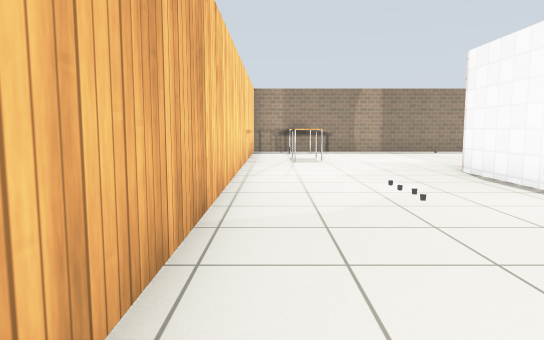
view 1 (above)

14 first-person views from a walk through a robot-simulator world made for Gazebo. The camera is 0.9 m above the floor, tilts 6° down and sees 70° across. The floor is counted in squares, 1 m on a side. Each view is taken from the middle of a square. On the plan, view 1 faces up. The plan holds only what a view shows up to about 13 squares ahead; the rest is blank. Simple patterns stand in for the simulator's built-in surfaces. Simple shapes stand in for some stock models. Some surface patterns are stand-ins.

view 2
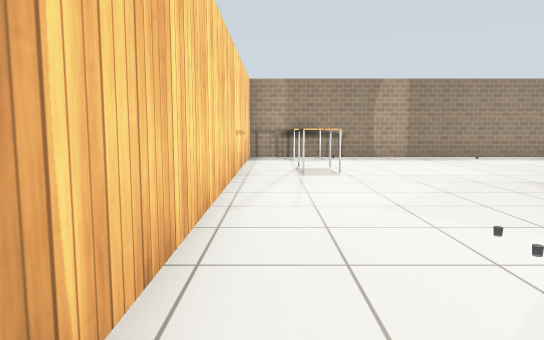

view 3
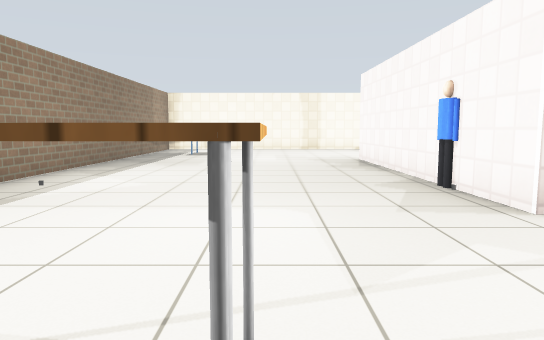

view 4
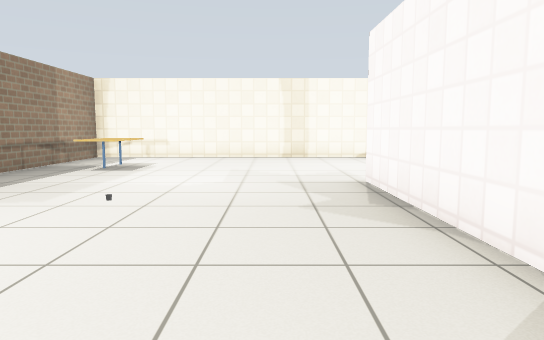

view 5
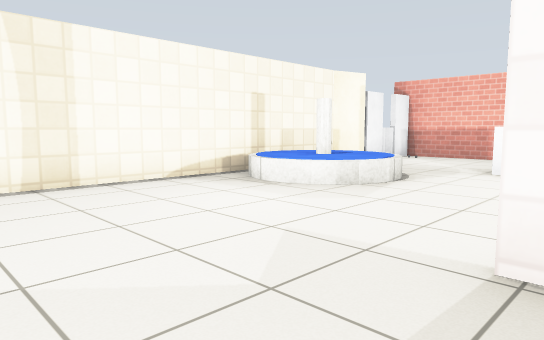

view 6
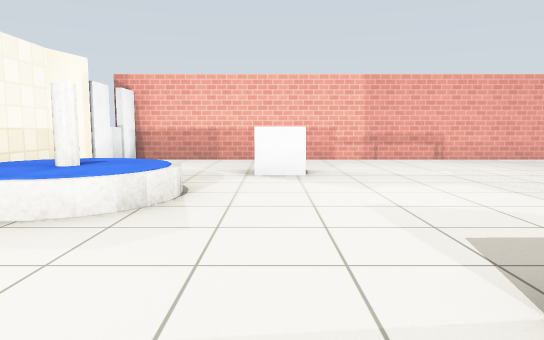

view 7
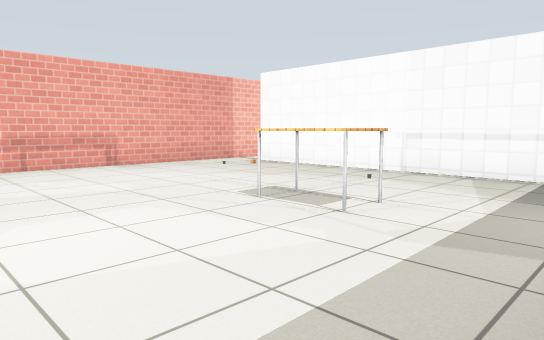

view 8
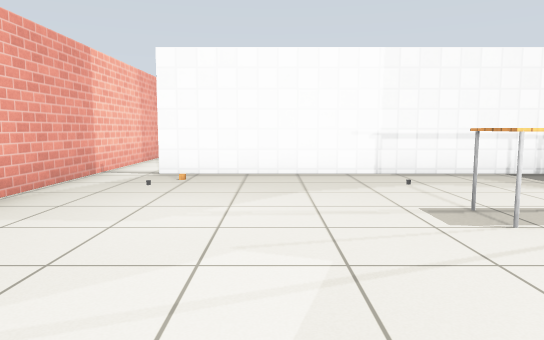

view 9
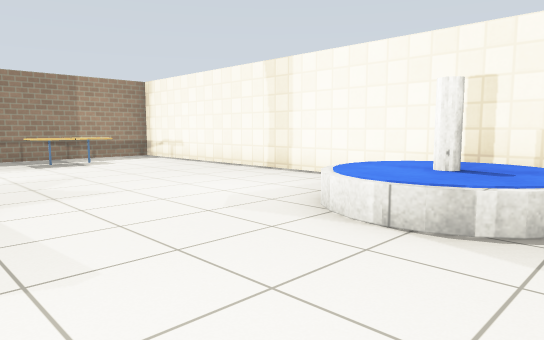

view 10
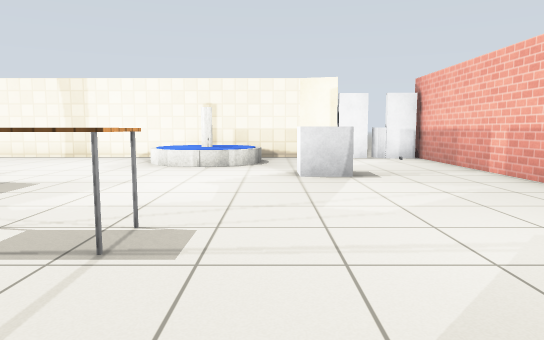

view 11
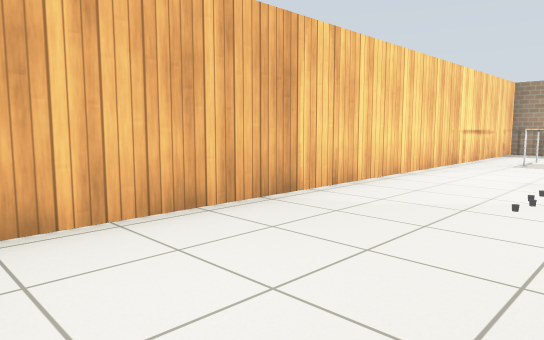

view 12
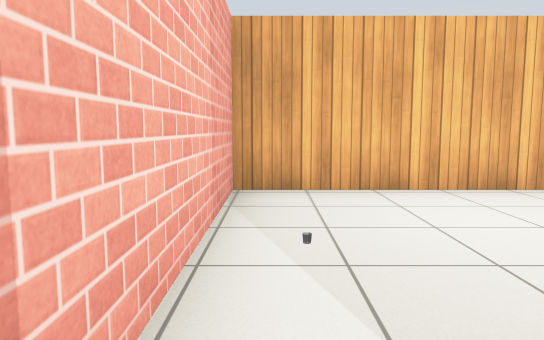

view 13
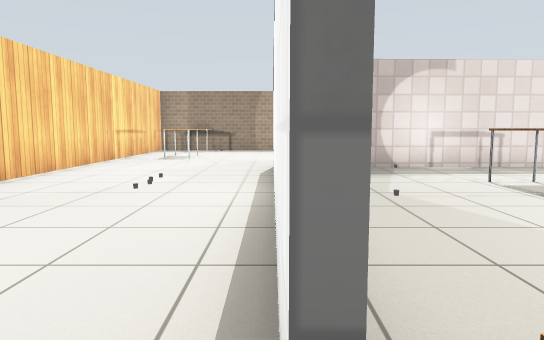

view 14
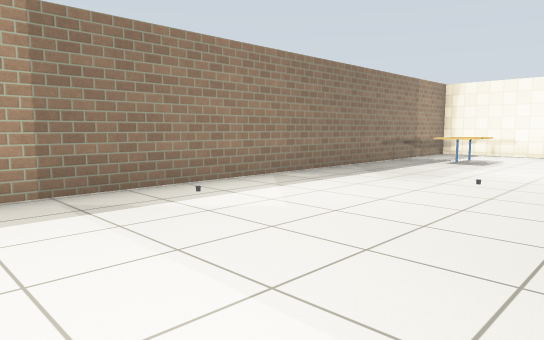

### Floor plan
Points are (right, up) in squares from view 1. A wall is a line through its corners. A room is listed if a view was taken in it or the views show most of it. See-through windows are left out.
Room 1 (views 1, 2, 3, 4, 5, 6, 7, 8, 9, 10, 11, 12, 13, 14)
walls: (10.5, 8.2) (6.4, 8.1); (4.2, 7.5) (4.2, -0.4); (4, 4.6) (4, 8.2) (11.8, 8.4); (4, -0.4) (4, 3.1); (17.5, 2) (17.5, 15.6) (-0.7, 15.6) (-0.7, -1.6) (17.6, -1.6); (17.2, 0.9) (17.5, 2.1)
objects: table (1, 11) to (1, 12); other object (1, 15); other object (5, 0); person (6, 8); table (8, 4) to (8, 5); cup (13, 2); fountain (14, 4) to (17, 6); cafe table (14, 14); other object (15, 14); door leaf (17, 0); cup (18, -1) to (18, 0)

Positions as (right, up) in squares from view 1, and headings:
1: (0, 0), facing up
2: (0, 3), facing up
3: (0, 11), facing right
4: (5, 10), facing right
5: (11, 11), facing down-right
6: (13, 10), facing down
7: (12, 8), facing down-left
8: (12, 2), facing left
9: (11, 3), facing up-right
10: (5, 3), facing right
11: (3, 0), facing up-left
12: (5, -1), facing left
13: (4, -1), facing up
14: (3, 10), facing up-right
